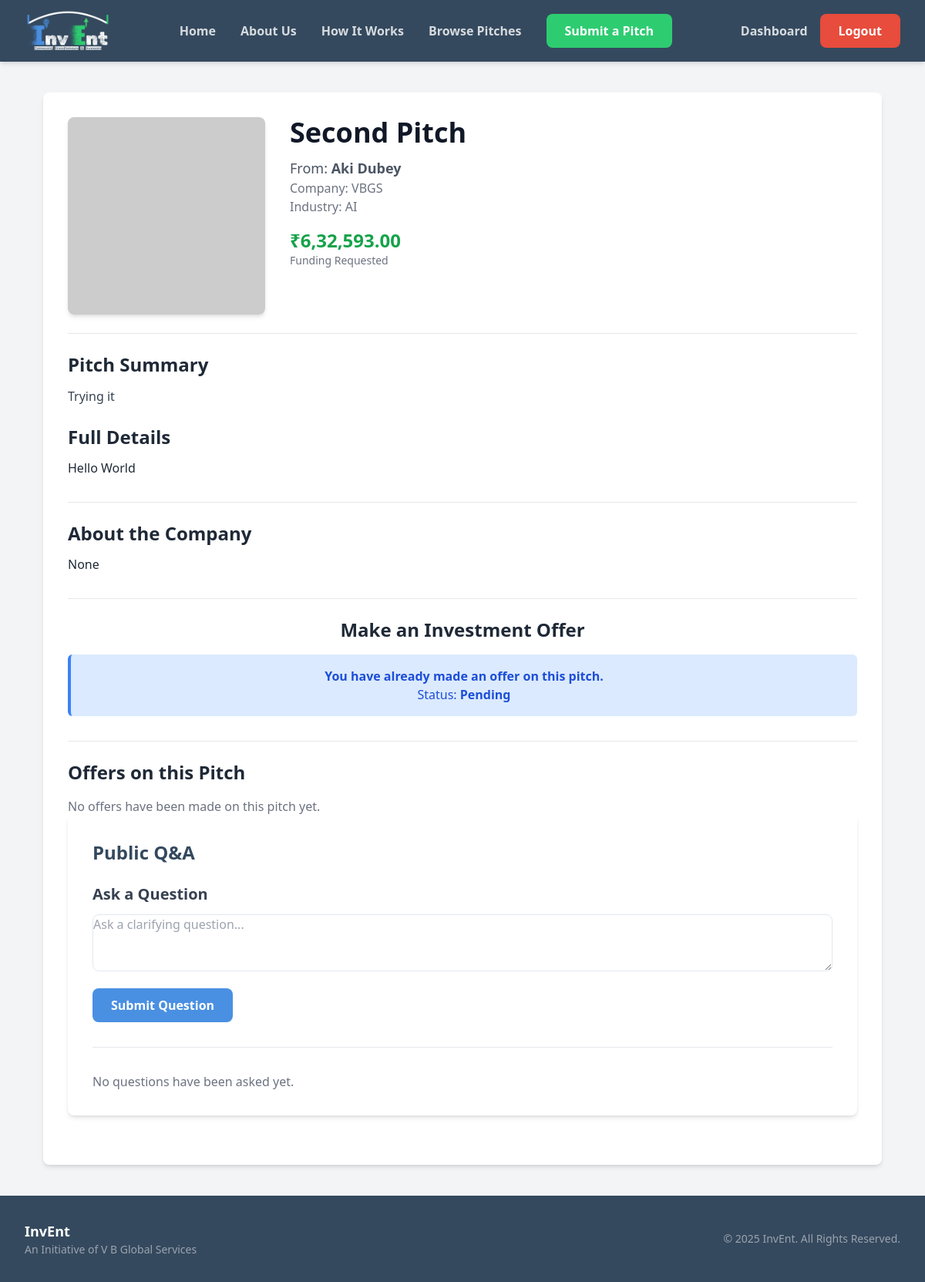
Page /pitch/2/ (signed in) on the earlier database version.
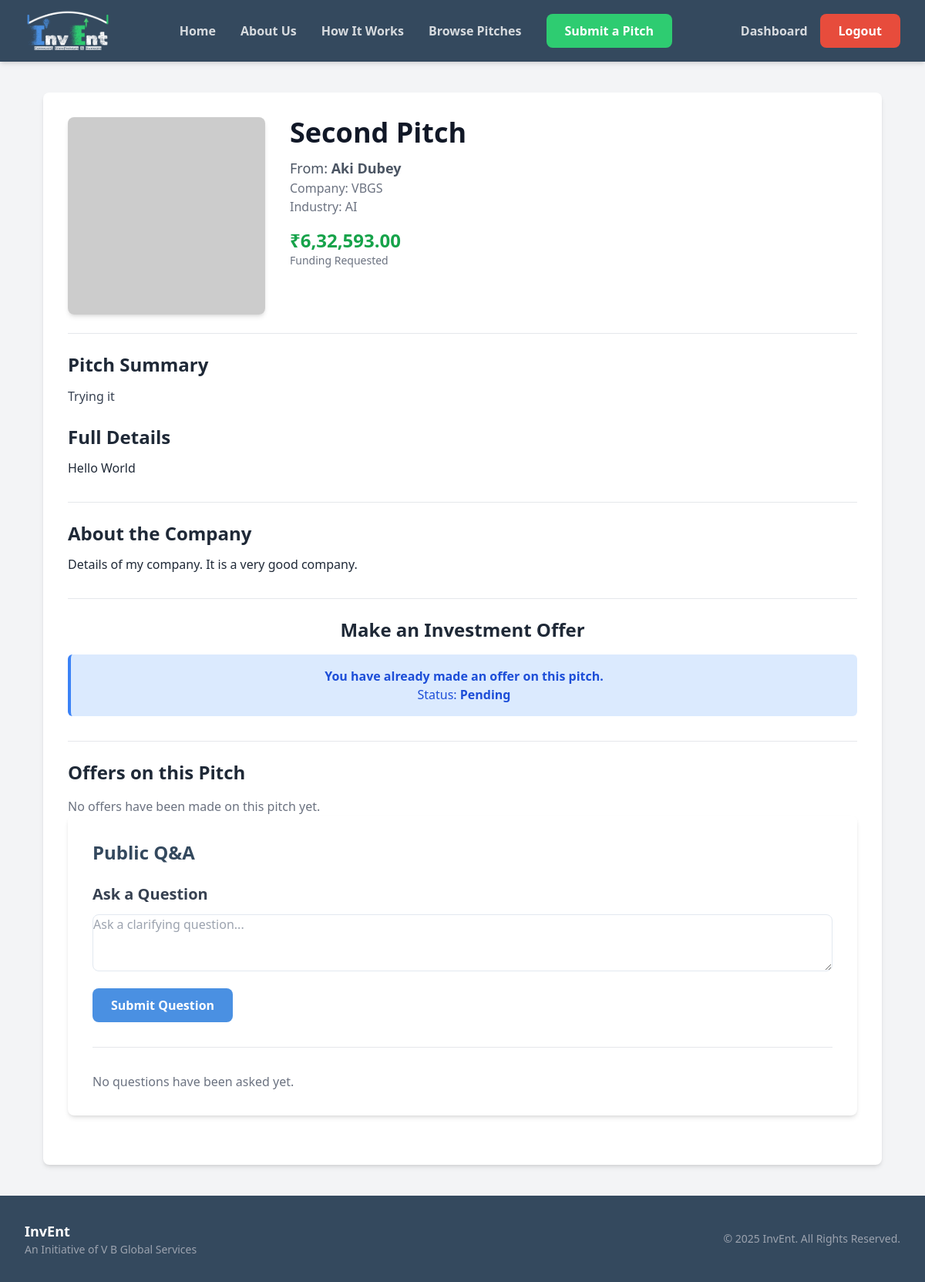
Same page on the later database version.
### core/models.py (models this page shows, shortened)
class Pitch(models.Model):
    entrepreneur = models.ForeignKey(settings.AUTH_USER_MODEL, on_delete=models.CASCADE, related_name='pitches')
    title = models.CharField(max_length=200)
    summary = models.CharField(max_length=500, help_text="A short, compelling summary of your business.")
    details = models.TextField(help_text="Full details of your business pitch.")
    funding_amount = models.DecimalField(max_digits=12, decimal_places=2, help_text="How much funding are you asking for?")
    created_at = models.DateTimeField(auto_now_add=True)

class EntrepreneurProfile(models.Model):
    user = models.OneToOneField(User, on_delete=models.CASCADE, primary_key=True, related_name='entrepreneur_profile')
    company_name = models.CharField(max_length=255, blank=True)
    company_logo = models.ImageField(upload_to='company_logos/', blank=True, null=True, help_text="Upload your company's logo.")
    industry = models.CharField(max_length=100, blank=True)
    funding_sought = models.DecimalField(max_digits=12, decimal_places=2, null=True, blank=True)
    business_plan = models.TextField(blank=True, help_text="Provide a detailed business plan.")
    company_details = models.TextField(blank=True, null=True, help_text="Detailed information about your company, mission, and team.")

class User(AbstractUser):
    USER_TYPE_CHOICES = (
        (1, 'entrepreneur'),
        (2, 'investor'),
    )
    user_type = models.PositiveSmallIntegerField(choices=USER_TYPE_CHOICES, null=True, blank=True)

### core/views.py (the view, shortened to what this page needs)
# urls.py: path('pitch/<int:pitch_id>/', views.pitch_detail_view, name='pitch_detail'),
@login_required
def pitch_detail_view(request, pitch_id):
    if request.user.user_type != 2: # Must be an investor
        return redirect('dashboard')
    pitch = get_object_or_404(Pitch, id=pitch_id)
    offer_form = OfferForm()
    question_form = QuestionForm()
    existing_offer = Offer.objects.filter(pitch=pitch, investor=request.user).first()
    questions = pitch.questions.order_by('-created_at')
    context = {
        'pitch': pitch,
        'offer_form': offer_form,
        'existing_offer': existing_offer,
        'question_form': question_form,
        'questions': questions,
    }
    return render(request, 'pitch_detail.html', context)

### core/forms.py
class OfferForm(forms.ModelForm):
    class Meta:
        model = Offer
        fields = ('amount', 'message')
        widgets = {
            'message': forms.Textarea(attrs={'rows': 4}),
        }

class QuestionForm(forms.ModelForm):
    class Meta:
        model = Question
        fields = ('text',)
        widgets = {
            'text': forms.Textarea(attrs={'rows': 3, 'placeholder': 'Ask a clarifying question...'}),
        }
        labels = {
            'text': '', # Hide the label
        }

### core/templatetags/custom_filters.py (called while the page is built)
@register.filter(name='indian_currency')
def indian_currency(value):
    try:
        s = str(float(value))
        integer_part, decimal_part = (s.split('.') + ['00'])[:2]
        decimal_part = decimal_part[:2].ljust(2, '0')
        integer_part = re.sub(r'(\d)(?=(\d\d)+\d$)', r'\1,', integer_part)
        return f"₹{integer_part}.{decimal_part}"
    except (ValueError, TypeError):
        return value

### templates/pitch_detail.html (shortened to what the changed rows need)
{% extends 'base.html' %}
{% load static %}
{% load custom_filters %}
{% block content %}
<div class="bg-white p-8 rounded-lg shadow-md">
    <div class="flex flex-col md:flex-row items-start gap-8 border-b border-gray-200 pb-6 mb-6">
        <div class="w-full md:w-3/4">
            <h1 class="text-4xl font-extrabold text-gray-900">{{ pitch.title }}</h1>
            <div class="mt-3">
                <p class="text-lg text-gray-600">From: <span class="font-semibold">{{ pitch.entrepreneur.first_name }} {{ pitch.entrepreneur.last_name }}</span></p>
                <p class="text-md text-gray-500">Company: {{ pitch.entrepreneur.entrepreneur_profile.company_name }}</p>
                <p class="text-md text-gray-500">Industry: {{ pitch.entrepreneur.entrepreneur_profile.industry }}</p>
            </div>
            <div class="mt-4">
                <p class="text-2xl font-bold text-green-600">{{ pitch.funding_amount|indian_currency }}</p>
                <p class="text-sm text-gray-500">Funding Requested</p>
            </div>
        </div>
    </div>
    <div>
        <h2 class="text-2xl font-semibold text-gray-800 mb-3">Pitch Summary</h2>
        <p class="text-gray-700 leading-relaxed mb-6">{{ pitch.summary }}</p>
        <h2 class="text-2xl font-semibold text-gray-800 mb-3">Full Details</h2>
        <div class="prose max-w-none text-gray-800">
            {{ pitch.details|linebreaks }}
        </div>
    </div>
    <div class="mt-8 pt-6 border-t border-gray-200">
        <h2 class="text-2xl font-semibold text-gray-800 mb-3">About the Company</h2>
        <div class="prose max-w-none text-gray-800">
            {{ pitch.entrepreneur.entrepreneur_profile.company_details|linebreaks }}
        </div>
    </div>
    <div class="mt-8 border-t border-gray-200 pt-6">
        <h2 class="text-2xl font-semibold text-center text-gray-800 mb-4">Make an Investment Offer</h2>
    </div>
    <div class="mt-8 pt-6 border-t border-gray-200">
        <h2 class="text-2xl font-semibold text-gray-800 mb-4">Offers on this Pitch</h2>
    </div>
    <div class="bg-white p-8 rounded-lg shadow-md card">
        <h2 class="text-2xl font-semibold text-gray-800 mb-6">Public Q&A</h2>
    </div>
</div>
{% endblock %}

Differences in the rows shown:
changed through a linked row, Pitch "Second Pitch": entrepreneur.entrepreneur_profile.company_details "None" → "Details of my company. It is a very good company."
